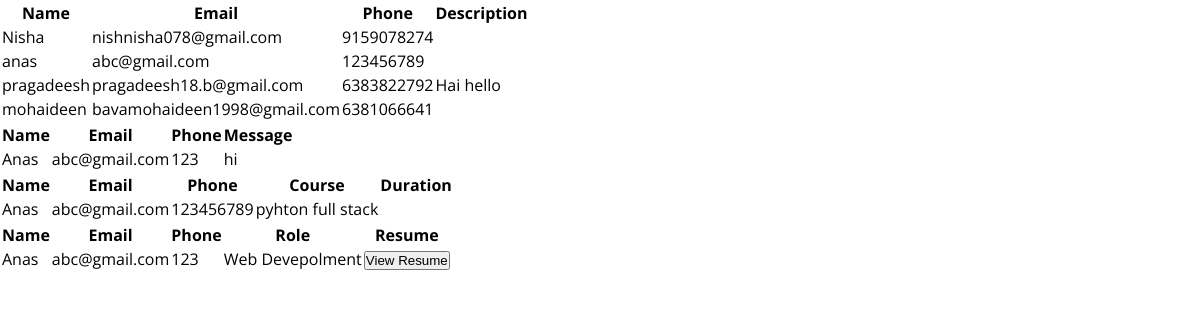
Before: /forms/ with the older database file.
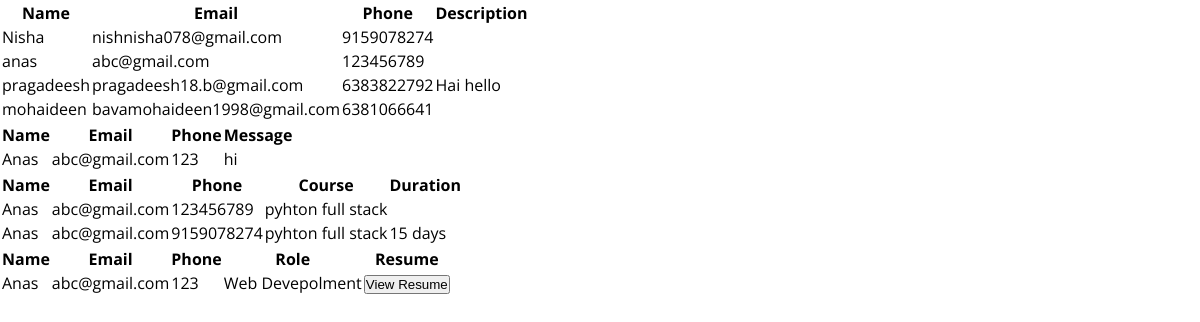
After: the same page with the newer database file.
### app1/models.py (models this page shows, shortened)
class CallReq(models.Model):
    name=models.CharField(max_length=50)
    email=models.EmailField()
    phone=models.CharField(max_length=10)
    description=models.TextField(blank=False)

class contactMsg(models.Model):
    name=models.CharField(max_length=50)
    email=models.EmailField()
    phone=models.CharField(max_length=10)
    message=models.TextField(blank=False)

class Intermship(models.Model):
    name=models.CharField(max_length=20)
    email=models.EmailField()
    phone=models.CharField(max_length=10)
    course=models.CharField(max_length=20)
    duration=models.CharField(max_length=20)

class Careers(models.Model):
    name=models.CharField(max_length=20)
    email=models.EmailField()
    phone=models.CharField(max_length=10)
    role=models.CharField(max_length=10)
    resume=models.FileField(upload_to="resume/")

### app1/views.py (the view)
# urls.py: path('forms/',views.forms,name="form"),
def forms(request):
    form1=CallReq.objects.all()
    form2=contactMsg.objects.all()
    form3=Intermship.objects.all()
    form4=Careers.objects.all()
    context={
        'form1':form1,
        'form2':form2,
        'form3':form3,
        'form4':form4,
    }
    return render(request,"formviews.html",context)

### templates/formviews.html
{% extends 'base.html' %}
{% block content %}
<section class="table">
    <table class="tables">
        <thead>
            <th>Name</th>
            <th>Email</th>
            <th>Phone</th>
            <th>Description</th>
        </thead>
        <tbody>
            {% for form in form1 %}
                <tr>
                    <td>{{form.name}}</td>
                    <td>{{form.email}}</td>
                    <td>{{form.phone}}</td>
                    <td>{{form.description}}</td>
                </tr>
            {% endfor %}
        </tbody>
    </table>
    <table class="tables">
        <thead>
            <th>Name</th>
            <th>Email</th>
            <th>Phone</th>
            <th>Message</th>
        </thead>
        <tbody>
            {% for form in form2 %}
                <tr>
                    <td>{{form.name}}</td>
                    <td>{{form.email}}</td>
                    <td>{{form.phone}}</td>
                    <td>{{form.message}}</td>
                </tr>
            {% endfor %}
        </tbody>
    </table>
    <table class="tables">
        <thead>
            <th>Name</th>
            <th>Email</th>
            <th>Phone</th>
            <th>Course</th>
            <th>Duration</th>
        </thead>
        <tbody>
            {% for form in form3 %}
                <tr>
                    <td>{{form.name}}</td>
                    <td>{{form.email}}</td>
                    <td>{{form.phone}}</td>
                    <td>{{form.course}}</td>
                    <td>{{form.duration}}</td>
                </tr>
            {% endfor %}
        </tbody>
    </table>
    <table class="tables">
        <thead>
            <th>Name</th>
            <th>Email</th>
            <th>Phone</th>
            <th>Role</th>
            <th>Resume</th>
        </thead>
        <tbody>
            {% for form in form4 %}
                <tr>
                    <td>{{form.name}}</td>
                    <td>{{form.email}}</td>
                    <td>{{form.phone}}</td>
                    <td>{{form.role}}</td>
                    <td><a href="{{form.resume}}"><button>View Resume</button></a></td>
                </tr>
            {% endfor %}
        </tbody>
    </table>
</section>
{% endblock %}

### templates/base.html (shortened to what this page needs)
<!DOCTYPE html>
<html lang="en">
<head>
    {% load static %}
    <link rel="stylesheet" href="{% static 'style.css' %}">
    <link rel="stylesheet" href="https://cdnjs.cloudflare.com/ajax/libs/font-awesome/6.5.1/css/all.min.css">
</head>
<body>
    {% block content %}
    {% endblock %}
</body>
</html>

### static/style.css (style rules this page uses)
* { margin: 0; padding: 0; box-sizing: border-box; scroll-behavior: smooth; }
:root { --mainback:rgb(42, 99, 165); --secback:#40679E; --bg1:#51829B; --bg2:#F6995C; }
html { font-family: "Open Sans"; }
a { text-decoration: none; color: white; }

Changed rows visible on the page:
added Intermship: name "Anas", email "abc@gmail.com", phone "9159078274", course "pyhton full stack", duration "15 days"
